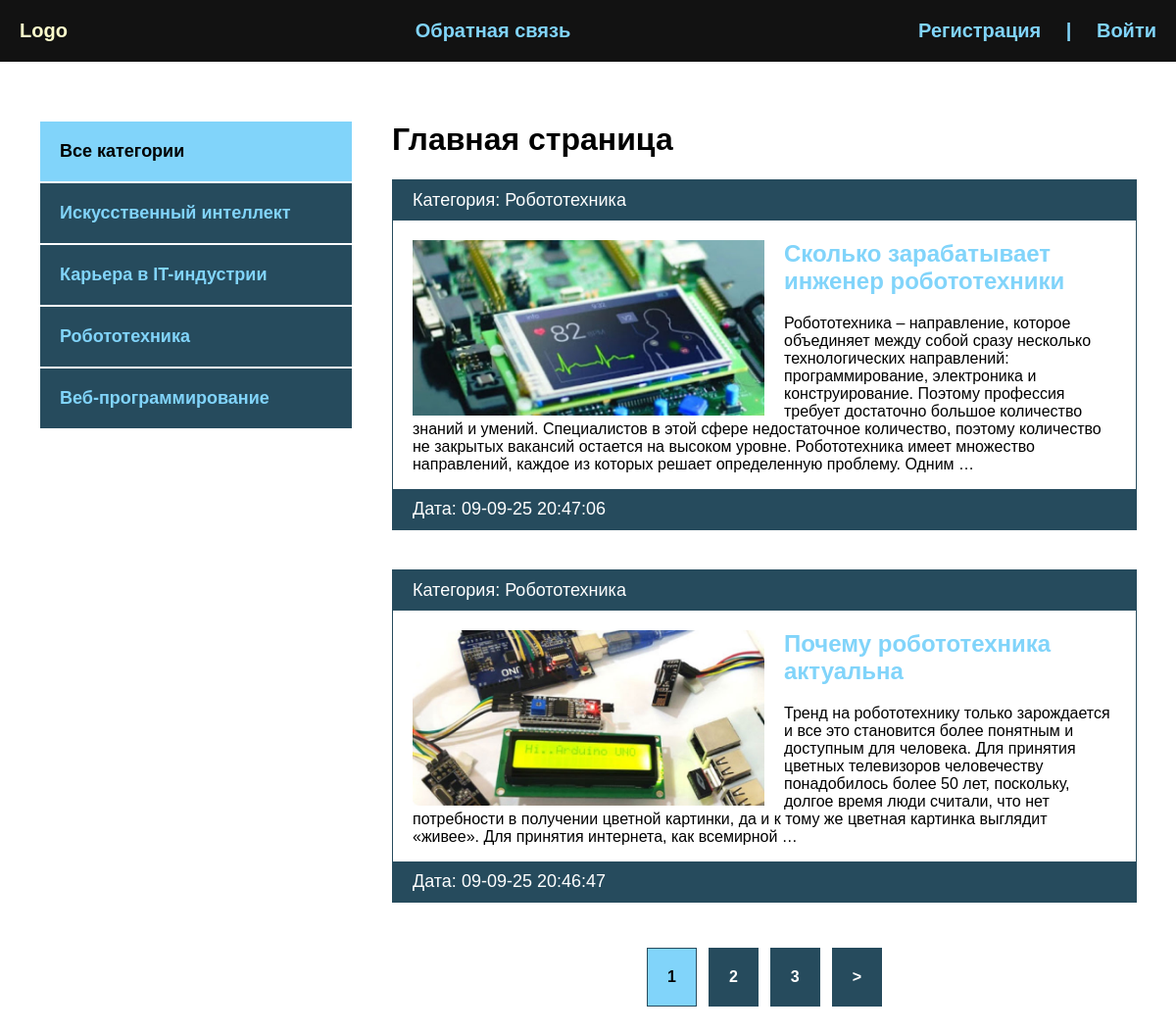
Before: / with the older database file.
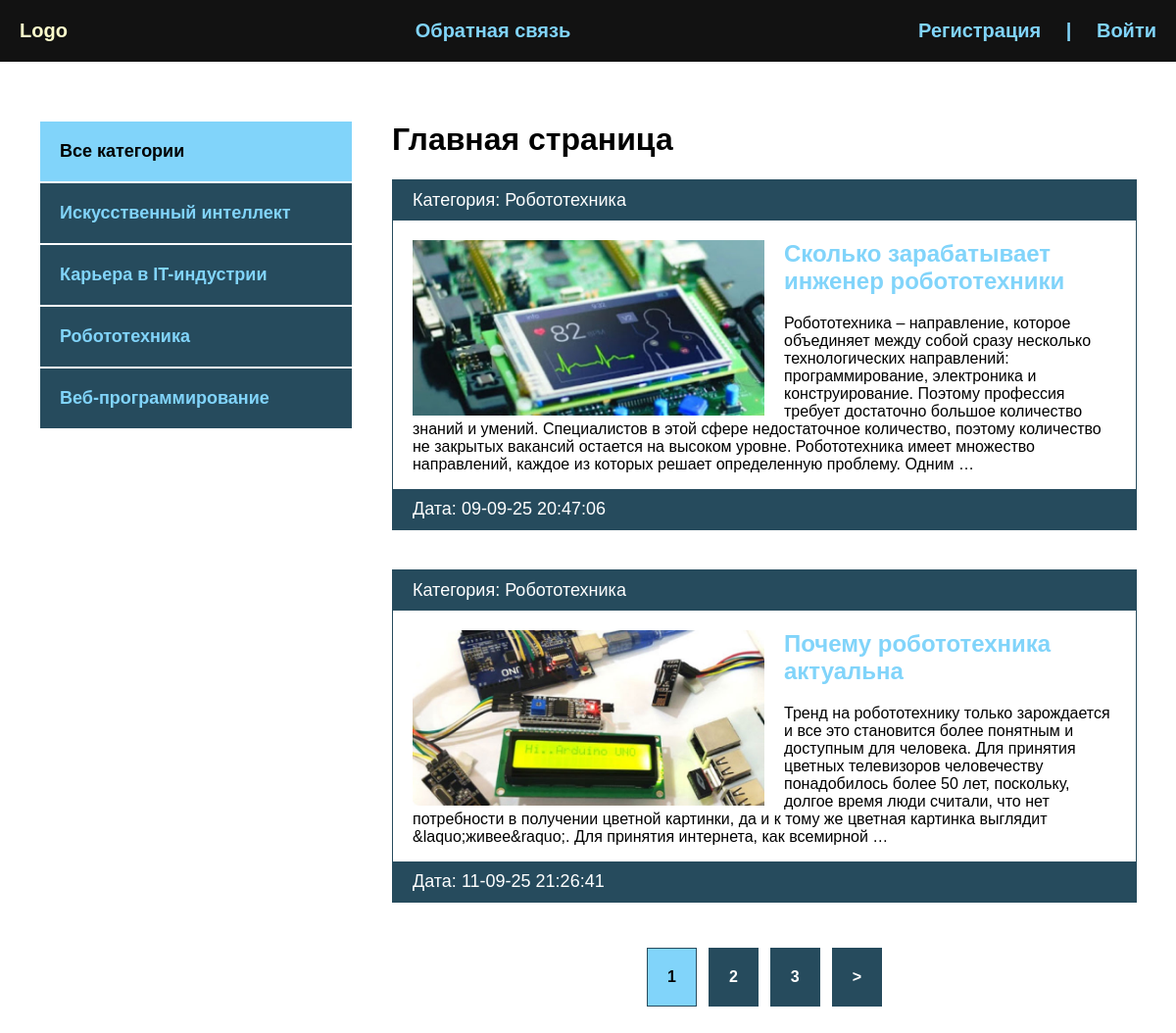
After: the same page with the newer database file.
### blog/models.py (models this page shows, shortened)
class Category(models.Model):
    name = models.CharField(max_length=100, verbose_name="Категория")
    slug = models.SlugField(max_length=100, unique=True, verbose_name="URL")
    def __str__(self):
        return self.name
    def get_absolute_url(self):
        return reverse('category', kwargs={'cat_slug': self.slug})
    class Meta:
        verbose_name = "категорию"
        verbose_name_plural = "категории"

class Blog(models.Model):
    title = models.CharField(max_length=255, verbose_name="Название")
    slug = models.SlugField(max_length=255, unique=True, verbose_name="URL")
    content = models.TextField(blank=True, verbose_name="Контент")
    photo = models.ImageField(upload_to="photos/%Y/%m/%d/", blank=True, verbose_name="Фото")
    time_created = models.DateTimeField(auto_now_add=True, verbose_name="Дата публикации")
    time_update = models.DateTimeField(auto_now=True, verbose_name="Дата обновления")
    is_published = models.BooleanField(default=True, verbose_name="Опубликовано")
    cat = models.ForeignKey('Category', on_delete=models.PROTECT, verbose_name="Категория")
    def get_absolute_url(self):
        return reverse('post', kwargs={'post_slug': self.slug})
    class Meta:
        verbose_name = "новость"
        verbose_name_plural = "Новости"
        ordering = ["-time_created"]

### blog/views.py (the view)
# urls.py: path('', BlogHome.as_view(), name='index'),
class BlogHome(DataMixin, ListView):
    model = Blog
    template_name = "blog/index.html"
    context_object_name = "posts"
    def get_context_data(self, *, object_list=None, **kwargs):
        context = super().get_context_data(**kwargs)
        c_def = self.get_user_context(title="Главная страница")
        return dict(list(context.items()) + list(c_def.items()))
    def get_queryset(self):
        return Blog.objects.filter(is_published=True).select_related("cat")

### blog/templatetags/blog_tags.py (called while the page is built)
@register.inclusion_tag('blog/list_categories.html')
def show_categories(sort=None, cat_selected=0):
    if not sort:
        cats = Category.objects.all()
    else:
        cats = Category.objects.order_by(sort)
    return {"cats": cats, "cat_selected": cat_selected}

### blog/utils.py (called while the page is built)
    def get_user_context(self, **kwargs):
        context = kwargs
        cats = Category.objects.annotate(Count('blog'))
        user_menu = menu.copy()
        if not self.request.user.is_authenticated:
            user_menu.pop(0)
        context['menu'] = user_menu
        context['cats'] = cats
        if 'cat_selected' not in context:
            context['cat_selected'] = 0
        return context

### blog/templates/blog/index.html
{% extends 'blog/base.html' %}
{% load static %}
{% block content %}
<h1>{{ title }}</h1>
<ul>
    {% for p in posts %}
    <li>
        <p class="first">Категория: {{ p.cat }}</p>
        <div class="text">
            {% if p.photo %}
            <img src="{{ p.photo.url }}" class="image" alt="">
            {% else %}
            <img src="{% static 'blog/default.jpg' %}" class="image">
            {% endif %}
            <h2><a href="{{ p.get_absolute_url }}">{{ p.title }}</a></h2>
            <p>{{ p.content|striptags|truncatewords:50 }}</p>
        </div>
        <p class="date">Дата: {{ p.time_update|date:"d-m-y H:i:s" }}</p>
    </li>
    {% endfor %}
</ul>
{% endblock %}

### blog/templates/blog/base.html (shortened to what this page needs)
<!DOCTYPE html>
{% load static %}
{% load blog_tags %}
<html lang="en">
<head>
    <link rel="stylesheet" href="{% static 'css/style.css' %}">
</head>
<body>
<div class="header">
    <div class="wrap">
        <ul class="mainmenu">
            <li class="logo"><a href="{% url 'index' %}">Logo</a></li>
            {% for m in menu %}
            <li class="last">
                <a href="{% url m.url_name %}">{{ m.title }}</a>
            </li>
            {% endfor %}
            {% if request.user.is_authenticated %}
            <li class="last">{{ user.username }} |
                <form action="{% url 'logout' %}" method="post" class="item">
                    {% csrf_token %}
                    <button>Выйти</button>
                </form>
            </li>
            {% else %}
            <li class="last"><a href="{% url 'register' %}">Регистрация</a> | <a href="{% url 'login' %}">Войти</a></li>
            {% endif %}
        </ul>
    </div>
</div>
<div class="content">
    <div class="wrap">
        <div class="sidebar">
            <ul>
                {% if cat_selected == 0 %}
                <li class="selected">Все категории</li>
                {% else %}
                <li><a href="{% url 'index' %}">Все категории</a></li>
                {% endif %}
                {% for c in cats %}
                    {% if c.blog__count > 0 %}
                        {% if c.pk == cat_selected %}
                        <li class="selected">{{ c.name }}</li>
                        {% else %}
                        <li><a href="{{ c.get_absolute_url }}">{{ c.name }}</a></li>
                        {% endif %}
                    {% endif %}
                {% endfor %}
            </ul>
        </div>
        <div class="main">
            {% block content %}
            {% endblock %}
            {% if page_obj.has_other_pages %}
            <div>
                <ul class="list-pages">
                    {% for p in paginator.page_range %}
                        {% if page_obj.number == p %}
                        <li class="page-num page-num-selected">{{ p }}</li>
                        {% elif p >= page_obj.number|add:-2 and p <= page_obj.number|add:2 %}
                        <li class="page-num">
                            <a href="?page={{ p }}">{{ p }}</a>
                        </li>
                        {% endif %}
                    {% endfor %}
                    {% if page_obj.has_next %}
                    <li class="page-num">
                        <a href="?page={{ page_obj.next_page_number }}">&gt;</a>
                    </li>
                    {% endif %}
                </ul>
            </div>
            {% endif %}
        </div>
    </div>
</div>
</body>
</html>

### blog/static/css/style.css (style rules this page uses)
body { margin: 0; padding: 0; background: #264b5d; font-family: Verdana, Geneva, Tahoma, sans-serif; }
.wrap { max-width: 1200px; margin: 0 auto; }
.content .wrap { background: #FFF; padding: 40px; box-sizing: border-box; display: flex; }
ul { list-style: none; margin: 0; padding: 0; }
a { color: #81d4fa; text-decoration: none; padding: 20px; }
.header { background: #121212; }
.mainmenu { display: flex; justify-content: space-between; align-items: center; font-size: 20px; font-weight: bold; padding: 20px 0; }
.sidebar ul { width: 320px; margin-right: 40px; margin-top: 20px; }
.sidebar a { padding: 20px; display: block; border: 1px solid #FFF; background: #264b5d; font-weight: bold; font-size: 18px; }
.selected { font-size: 18px; padding: 20px; border: 1px solid #FFF; font-weight: bold; background: #81d4fa; }
.main li { border: 1px solid #264b5d; margin-bottom: 40px; }
.first, .date { padding: 10px 20px; background: #264b5d; font-size: 18px; color: #FFF; margin: 0; }
.image { max-width: 50%; float: left; margin-right: 20px; }
.text { padding: 20px 20px 0; }
.text h2 { margin-top: 0; }
.text a { padding-left: 0; }
.list-pages { display: flex; justify-content: center; }
.page-num-selected { background: #81d4fa; padding: 20px; }
.list-pages a { background: #264b5d; padding: 20px; display: block; color: #FFF; }
.page-num { margin: 6px; font-weight: bold; }
.last { color: #81d4fa; }

Changed rows visible on the page:
changed Blog "Почему робототехника актуальна": content "…же цветная картинка выглядит «живее». Для принятия интернета, как…" → "…же цветная картинка выглядит &laquo;живее&raquo;. Для принятия интернета, как…"; time_update "09-09-25 20:46:47" → "11-09-25 21:26:41"
